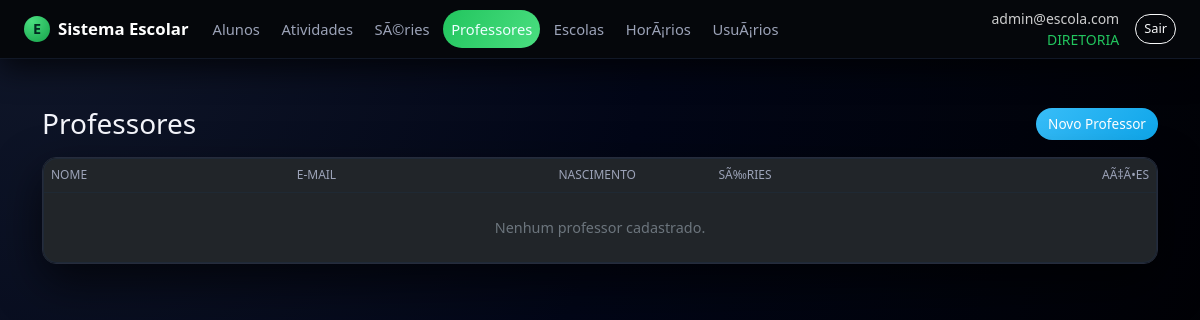
The app's page /professores/ (signed in), older data.
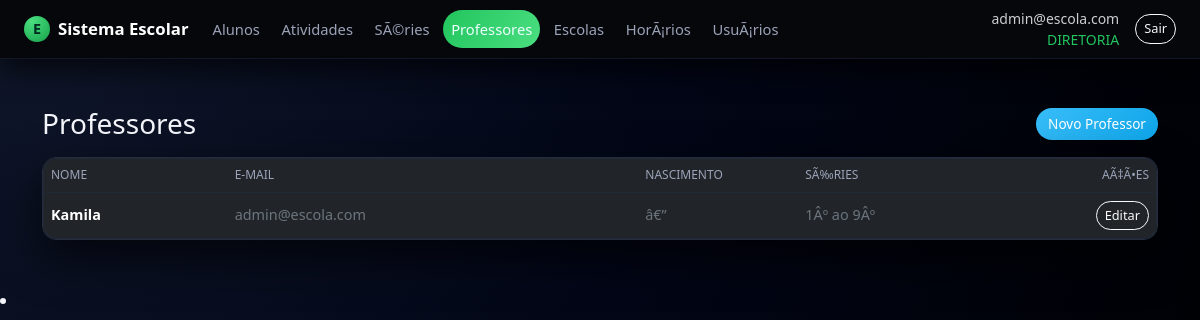
The same page, newer data.
### app.py (models this page shows, shortened)
class Professor(db.Model):
    __tablename__ = "professor"
    id = db.Column(db.Integer, primary_key=True)
    usuario_id = db.Column(db.Integer, db.ForeignKey("usuario.id"), nullable=False, unique=True)
    usuario = db.relationship("Usuario", lazy="joined")
    nome = db.Column(db.String(120), nullable=False)
    data_nascimento = db.Column(db.Date, nullable=True)
    series = db.relationship("Serie", secondary=professor_serie, lazy="subquery")

class Usuario(db.Model, UserMixin):
    __tablename__ = "usuario"
    id = db.Column(db.Integer, primary_key=True)
    email = db.Column(db.String(120), unique=True, nullable=False)
    senha_hash = db.Column(db.String(255), nullable=False)
    papel = db.Column(db.String(30), nullable=False, default="ALUNO")
    ativo = db.Column(db.Boolean, nullable=False, default=True)
    created_at = db.Column(db.DateTime, nullable=False, default=datetime.utcnow)
    aluno_id = db.Column(db.Integer, db.ForeignKey("aluno.id"), nullable=True)
    aluno = db.relationship("Aluno", lazy="joined")
    recovery_code1 = db.Column(db.String(255), nullable=True)
    recovery_code2 = db.Column(db.String(255), nullable=True)
    recovery_code3 = db.Column(db.String(255), nullable=True)
    recovery_codes_shown = db.Column(db.Boolean, nullable=False, default=False)
    def papel_upper(self):
        return (self.papel or "").upper()
    def is_diretoria(self):
        return self.papel_upper() == "DIRETORIA"

### app.py (the view)
@app.route("/professores/")
@login_required
def professores_listar():
    if not current_user.is_diretoria():
        flash("Você não tem permissão para acessar Professores.", "warning")
        return redirect(url_for("index"))
    itens = Professor.query.order_by(Professor.nome.asc()).all()
    return render_template("professores/listar.html", itens=itens)

### app.py (called while the page is built)
@login_manager.user_loader
def load_user(uid):
    return db.session.get(Usuario, int(uid))

@app.context_processor
def inject_can():
    return dict(can=can)

### templates/professores/listar.html (shortened to what this page needs)
{% extends "base.html" %}
{% block content %}
<div class="container py-4">
  <div class="d-flex justify-content-between align-items-center mb-3">
    <h3 class="mb-0">Professores</h3>
    <a href="{{ url_for('professores_novo') }}" class="btn btn-primary">
      Novo Professor
    </a>
  </div>
  <div class="card">
    <div class="card-body p-0">
      <div class="table-responsive">
        <table class="table table-dark align-middle mb-0">
          <thead>
            <tr>
              <th>NOME</th>
              <th>E-MAIL</th>
              <th style="width:160px">NASCIMENTO</th>
              <th>SÃ‰RIES</th>
              <th class="text-end" style="width:120px">AÃ‡Ã•ES</th>
            </tr>
          </thead>
          <tbody>
            {% for p in itens %}
              <tr>
                <td class="fw-semibold">{{ p.nome }}</td>
                <td class="text-secondary">
                  {{ p.usuario.email if p.usuario else 'â€”' }}
                </td>
                <td class="text-secondary">
                  {{ p.data_nascimento.strftime('%d/%m/%Y') if p.data_nascimento else 'â€”' }}
                </td>
                <td class="text-secondary">
                  {% set nomes = (p.series | map(attribute='nome') | list) if p.series else [] %}
                  {% set ns = namespace(nums=[], ok=true) %}
                  {% for n in nomes %}
                    {% set t = (n|string)|trim %}
                    {% if t and (t[0].isdigit()) %}
                      {% if t|length >= 2 and t[0].isdigit() and t[1].isdigit() %}
                        {% set num = (t[0:2])|int %}
                      {% else %}
                        {% set num = (t[0:1])|int %}
                      {% endif %}
                      {% set ns.nums = ns.nums + [num] %}
                    {% else %}
                      {% set ns.ok = false %}
                    {% endif %}
                  {% endfor %}
                  {% if ns.nums and ns.ok %}
                    {% set mn = ns.nums|min %}
                    {% set mx = ns.nums|max %}
                    {{ mn }}Âº{% if mx != mn %} ao {{ mx }}Âº{% endif %}
                  {% else %}
                    {{ p.series_str() or 'â€”' }}
                  {% endif %}
                </td>
                <td class="text-end">
                  <a class="btn btn-outline-light btn-sm" href="{{ url_for('professores_editar', id=p.id) }}">
                    Editar
                  </a>
                </td>
              </tr>
            {% else %}
              <tr>
                <td colspan="5" class="text-center text-secondary py-4">
                  Nenhum professor cadastrado.
                </td>
              </tr>
            {% endfor %}
          </tbody>
        </table>
      </div>
    </div>
  </div>
</div>
{% endblock %}

Row changes from the older to the newer data that the page shows:
added Professor: nome "Kamila", usuario "admin@escola.com", data_nascimento "â€”", mn "1", mx "9"
Text that changed along with them:
text no longer shown: "Nenhum professor cadastrado."
